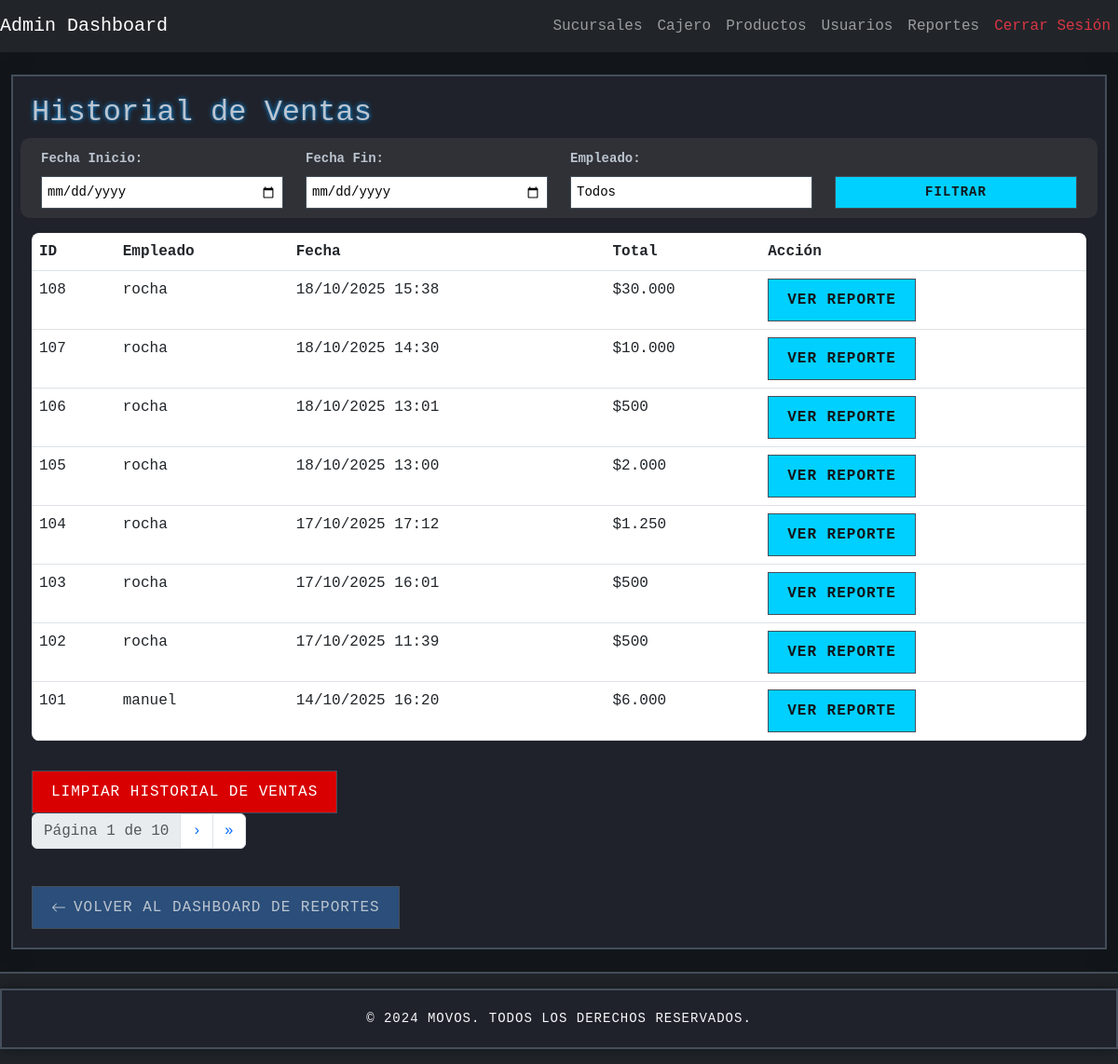
/reports/sales/history/ (signed in), run on an earlier commit of the app's database.
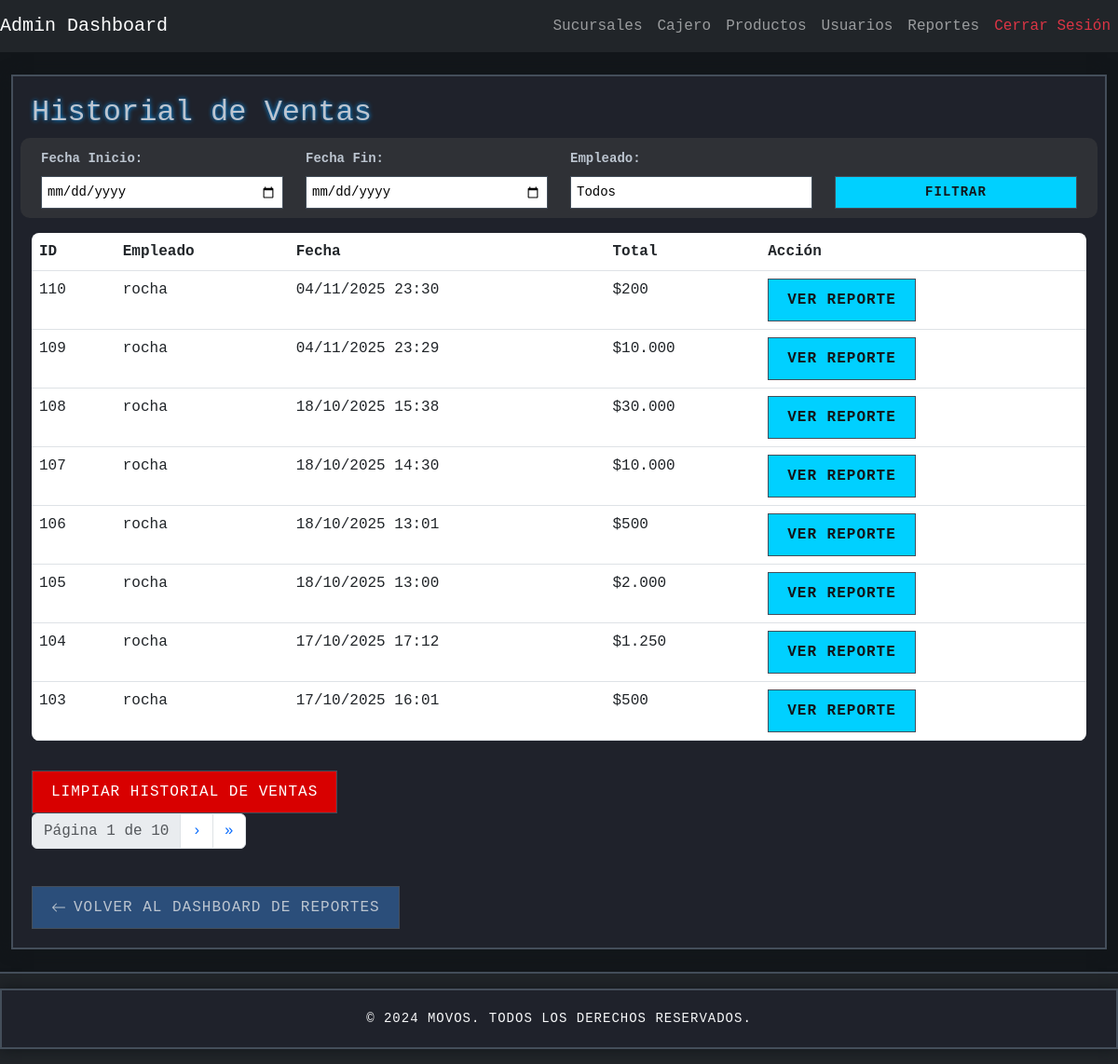
And on a later commit of the database.
### cashier/models.py (models this page shows, shortened)
class Venta(models.Model):
    empleado = models.ForeignKey(settings.AUTH_USER_MODEL, on_delete=models.CASCADE)
    sucursal = models.ForeignKey(Sucursal, on_delete=models.CASCADE, related_name='ventas', blank=True, null=True)
    caja = models.ForeignKey('AperturaCierreCaja', on_delete=models.SET_NULL, related_name='ventas', blank=True, null=True)
    fecha = models.DateTimeField(auto_now_add=True)
    total = models.DecimalField(max_digits=10, decimal_places=2)
    tipo_venta = models.CharField(
        max_length=20,
        choices=[('boleta', 'Boleta Electrónica'), ('factura', 'Factura Electrónica')],
        default='boleta'
    )
    forma_pago = models.CharField(
        max_length=20,
        choices=[
            ('efectivo', 'Efectivo'),
            ('debito', 'Tarjeta de Débito'),
            ('credito', 'Tarjeta de Crédito'),
            ('transferencia', 'Transferencia')
        ],
        default='efectivo'
    )
    cliente_paga = models.DecimalField(max_digits=10, decimal_places=2, default=0.00)
    vuelto_entregado = models.DecimalField(max_digits=10, decimal_places=2, default=0.00)
    numero_transaccion = models.CharField(
        max_length=100,
        null=True,
        blank=True,
        verbose_name="Número de Transacción"
    )
    banco = models.CharField(
        max_length=100,
        null=True,
        blank=True,
        verbose_name="Banco"
    )

### auth_app/models.py (models this page shows, shortened)
class User(AbstractUser):
    is_admin = models.BooleanField(default=False)
    is_employee = models.BooleanField(default=True)
    sucursales_autorizadas = models.ManyToManyField(
        Sucursal,
        blank=True,
        related_name='usuarios_autorizados',
        help_text="Sucursales en las que el usuario puede abrir cajas (solo para usuarios no administradores)."
    )

### reports/views.py (the view, shortened to what this page needs)
# urls.py: path('sales/history/', views.sales_history, name='sales_history'),
@login_required
@user_passes_test(_is_admin, login_url='cashier_dashboard')
def sales_history(request):
    fecha_inicio = request.GET.get('fecha_inicio')
    fecha_fin = request.GET.get('fecha_fin')
    empleado_id = request.GET.get('empleado')
    page = request.GET.get('page', 1)
    ventas = Venta.objects.all().order_by('-fecha')
    if fecha_inicio:
        try:
            fecha_inicio_obj = timezone.make_aware(datetime.datetime.strptime(fecha_inicio, '%Y-%m-%d'))
            ventas = ventas.filter(fecha__gte=fecha_inicio_obj)
        except ValueError:
            ventas = Venta.objects.none()
    if empleado_id:
        try:
            empleado_id = int(empleado_id)
            ventas = ventas.filter(empleado_id=empleado_id)
        except ValueError:
            ventas = Venta.objects.none()
    paginator = Paginator(ventas, 8)
    sales_page = paginator.get_page(page)
    for sale in sales_page:
        sale.display_total = "$" + format_clp(sale.total)
    empleados = User.objects.all()
    return render(request, 'reports/sales_history.html', {
        'sales': sales_page,
        'fecha_inicio': fecha_inicio,
        'fecha_fin': fecha_fin,
        'empleado_id': empleado_id if empleado_id else None,
        'empleados': empleados,
    })

### reports/views.py (called while the page is built)
def format_clp(value):
    try:
        return "{:,.0f}".format(float(value)).replace(",", ".")
    except Exception:
        return value

def _is_admin(user):
    return user.is_authenticated and (user.is_staff or user.is_superuser)

### reports/templates/reports/sales_history.html (shortened to what this page needs)
{% extends 'base.html' %}
{% load static %}
{% block extra_styles %}
<link rel="stylesheet" href="{% static 'css/reports.css' %}">
{% endblock %}
{% block content %}
<div class="container content-max">
    <h2>Historial de Ventas</h2>
    <form method="get" class="row align-items-end mb-3 filtros-container">
        <div class="col-md-3 col-6">
            <label for="fecha_inicio" class="form-label">Fecha Inicio:</label>
            <input type="date" id="fecha_inicio" name="fecha_inicio" class="form-control" value="{{ fecha_inicio|date:'Y-m-d' }}">
        </div>
        <div class="col-md-3 col-6">
            <label for="fecha_fin" class="form-label">Fecha Fin:</label>
            <input type="date" id="fecha_fin" name="fecha_fin" class="form-control" value="{{ fecha_fin|date:'Y-m-d' }}">
        </div>
        <div class="col-md-3 col-6">
            <label for="empleado" class="form-label">Empleado:</label>
            <select id="empleado" name="empleado" class="form-control">
                <option value="">Todos</option>
            </select>
        </div>
        <div class="col-md-3 col-6 d-flex justify-content-end">
            <button type="submit" class="btn btn-primary w-100">Filtrar</button>
        </div>
    </form>
    <div class="table-responsive">
    <table class="table" id="historial-ventas">
        <thead>
            <tr>
                <th>ID</th>
                <th>Empleado</th>
                <th>Fecha</th>
                <th>Total</th>
                <th>Acción</th>
            </tr>
        </thead>
        <tbody>
            {% for sale in sales %}
            <tr>
                <td>{{ sale.id }}</td>
                <td>{{ sale.empleado.username }}</td>
                <td>{{ sale.fecha|date:"d/m/Y H:i" }}</td>
                <td>{{ sale.display_total }}</td>
                <td>
                    <a href="{% url 'reports:sales_report' sale.id %}" class="btn btn-primary btn-sm">Ver Reporte</a>
                </td>
            </tr>
            {% empty %}
            <tr>
                <td colspan="5" class="text-center">No hay ventas registradas con los filtros seleccionados.</td>
            </tr>
            {% endfor %}
        </tbody>
    </table>
    </div>
    <div class="mt-3">
        <button id="limpiarVentasBtn" class="btn btn-danger">Limpiar Historial de Ventas</button>
    </div>
    <nav aria-label="Paginación">
        <ul class="pagination">
            <li class="page-item disabled">
                <span class="page-link">Página {{ sales.number }} de {{ sales.paginator.num_pages }}</span>
            </li>
            {% if sales.has_next %}
            <li class="page-item">
                <a class="page-link" href="?page={{ sales.next_page_number }}#historial-ventas" aria-label="Siguiente">&rsaquo;</a>
            </li>
            <li class="page-item">
                <a class="page-link" href="?page={{ sales.paginator.num_pages }}#historial-ventas" aria-label="Última">&raquo;</a>
            </li>
            {% endif %}
        </ul>
    </nav>
    <br>
    {% url 'reports:report_dashboard' as back_href %}
    {% include 'partials/back_button.html' with href=back_href text='Volver al Dashboard de Reportes' %}
</div>
{% endblock %}

### templates/base.html (shortened to what this page needs)
{% load static %}
<!DOCTYPE html>
<html lang="es">
<head>
    <link href="https://cdn.jsdelivr.net/npm/bootstrap@5.3.0/dist/css/bootstrap.min.css" rel="stylesheet">
    <link rel="stylesheet" href="{% static 'css/styles.css' %}">
    {% block extra_styles %}{% endblock %}
</head>
<body>
        <div id="toast-container" class="position-fixed top-0 end-0 p-3" style="z-index: 1100;"></div>
    {% if request.user.is_authenticated %}
        {% if request.user.is_superuser %}
            <nav class="navbar navbar-expand-lg navbar-dark bg-dark">
                <a class="navbar-brand" href="{% url 'admin_dashboard' %}">Admin Dashboard</a>
                <div class="collapse navbar-collapse" id="navbarNav">
                    <ul class="navbar-nav ms-auto">
                        <li class="nav-item"><a class="nav-link" href="{% url 'sucursales:sucursal_list' %}">Sucursales</a></li>
                        <li class="nav-item"><a class="nav-link" href="{% url 'cashier_dashboard' %}">Cajero</a></li>
                        <li class="nav-item"><a class="nav-link" href="{% url 'product_management' %}">Productos</a></li>
                        <li class="nav-item"><a class="nav-link" href="{% url 'user_management' %}">Usuarios</a></li>
                        <li class="nav-item"><a class="nav-link" href="{% url 'reports:report_dashboard' %}">Reportes</a></li>
                        <li class="nav-item">
                            <a class="nav-link text-danger" href="{% url 'logout' %}"
                               onclick="return confirm('¿Está seguro de cerrar sesión?');">Cerrar Sesión</a>
                        </li>
                    </ul>
                </div>
            </nav>
        {% endif %}
    {% endif %}
    <main class="container-fluid my-4">
         {% block content %}{% endblock %}
    </main>
    <footer class="bg-dark text-light text-center py-3">
         <div class="container">
              <p class="mb-0">&copy; 2024 MOVOS. Todos los derechos reservados.</p>
         </div>
    </footer>
</body>
</html>

### templates/partials/back_button.html (shortened to what this page needs)
<a
  {% if href %}href="{{ href }}"{% else %}href="#" onclick="window.history.back(); return false;"{% endif %}
  class="btn btn-secondary d-inline-flex align-items-center gap-2"
>
  <svg xmlns="http://www.w3.org/2000/svg" width="16" height="16" fill="currentColor" class="bi bi-arrow-left" viewBox="0 0 16 16">
    <path fill-rule="evenodd" d="M15 8a.5.5 0 0 1-.5.5H2.707l3.147 3.146a.5.5 0 0 1-.708.708l-4-4a.5.5 0 0 1 0-.708l4-4a.5.5 0 1 1 .708.708L2.707 7.5H14.5A.5.5 0 0 1 15 8z"/>
  </svg>
  {{ text|default:'Volver' }}
</a>

### static/css/styles.css (style rules this page uses)
* { margin: 0; padding: 0; box-sizing: border-box; }
:root { --starcraft-bg-dark: #12161A; --starcraft-bg-medium: #1F222B; --starcraft-bg-light: #2A3038; --starcraft-border: #444E5A; --starcraft-text: #BCC5D0; --starcraft-accent: #00D0FF; --starcraft-button: #2B4E7A; --starcraft-button-hover: #4F709E; --starcraft-glow: #0099FF; --starcraft-success: #35B400; --starcraft-danger: #D80000; }
body { font-family: 'Consolas', 'Courier New', monospace; background-color: var(--starcraft-bg-dark); color: var(--starcraft-text); display: flex; flex-direction: column; min-height: 100vh; }
.container { flex: 1; max-width: 1400px; padding: 20px; background-color: var(--starcraft-bg-medium); border: 2px solid var(--starcraft-border); border-radius: 0; box-shadow: 0 0 15px var(--starcraft-bg-dark); }
h2, h3 { text-shadow: 0 0 5px var(--starcraft-glow); }
button, .btn { background-color: var(--starcraft-button); color: var(--starcraft-text); border: 1px solid var(--starcraft-border); padding: 10px 20px; font-size: 16px; border-radius: 0; cursor: pointer; transition: all 0.3s ease; text-transform: uppercase; letter-spacing: 1px; }
.btn-primary { background-color: var(--starcraft-accent); color: var(--starcraft-bg-dark); font-weight: bold; }
.btn-danger { background-color: var(--starcraft-danger); color: white; }
.form-control { background-color: white; color: black; border: 1px solid var(--starcraft-border); padding: 8px 12px; border-radius: 0; transition: all 0.2s; }
footer { background-color: var(--starcraft-bg-medium); color: var(--starcraft-text); text-align: center; padding: 15px 0; font-size: 14px; margin-top: auto; width: 100%; border-top: 2px solid var(--starcraft-border); text-transform: uppercase; letter-spacing: 1px; }
.content-max { width: 100%; max-width: 1280px; margin-left: auto; margin-right: auto; }

### static/css/reports.css (style rules this page uses)
.filtros-container { padding: 10px; background-color: #2f3136; border-radius: 10px; }
.filtros-container .form-control, .filtros-container .btn { font-size: 14px; padding: 6px; }
.filtros-container label { font-size: 14px; font-weight: bold; }
table { border-radius: 8px; overflow: hidden; }

What changed in the data, as far as the page shows it:
no longer on this page (row unchanged): Venta: id "102", empleado.username "rocha", fecha "17/10/2025 11:39", display_total "$500"
no longer on this page (row unchanged): Venta: id "101", empleado.username "manuel", fecha "14/10/2025 16:20", display_total "$6.000"
added Venta: id "110", empleado.username "rocha", fecha "04/11/2025 23:30", display_total "$200"
added Venta: id "109", empleado.username "rocha", fecha "04/11/2025 23:29", display_total "$10.000"
